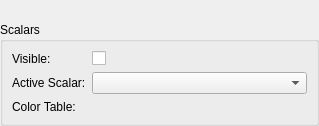
<?xml version="1.0" encoding="UTF-8"?>
<ui version="4.0">
 <class>qMRMLModelDisplayNodeWidget</class>
 <widget class="QWidget" name="qMRMLModelDisplayNodeWidget">
  <property name="geometry">
   <rect>
    <x>0</x>
    <y>0</y>
    <width>319</width>
    <height>126</height>
   </rect>
  </property>
  <property name="windowTitle">
   <string>Model Display Node</string>
  </property>
  <layout class="QVBoxLayout" name="verticalLayout">
   <property name="margin">
    <number>0</number>
   </property>
   <item>
    <widget class="qMRMLDisplayNodeWidget" name="MRMLDisplayNodeWidget"/>
   </item>
   <item>
    <widget class="ctkCollapsibleGroupBox" name="ScalarsGroupBox">
     <property name="title">
      <string>Scalars</string>
     </property>
     <property name="checked">
      <bool>false</bool>
     </property>
     <layout class="QGridLayout" name="gridLayout" columnstretch="0,1">
      <item row="0" column="0">
       <widget class="QLabel" name="ScalarsVisibilityLabel">
        <property name="text">
         <string>Visible:</string>
        </property>
       </widget>
      </item>
      <item row="0" column="1">
       <widget class="QCheckBox" name="ScalarsVisibilityCheckBox">
        <property name="text">
         <string/>
        </property>
       </widget>
      </item>
      <item row="1" column="0">
       <widget class="QLabel" name="ActiveScalarLabel">
        <property name="text">
         <string>Active Scalar:</string>
        </property>
       </widget>
      </item>
      <item row="2" column="0">
       <widget class="QLabel" name="ScalarsColorTableLabel">
        <property name="text">
         <string>Color Table:</string>
        </property>
       </widget>
      </item>
      <item row="2" column="1">
       <widget class="qMRMLColorTableComboBox" name="ScalarsColorTableComboBox"/>
      </item>
      <item row="1" column="1">
       <widget class="ctkVTKDataSetArrayComboBox" name="ActiveScalarComboBox"/>
      </item>
     </layout>
    </widget>
   </item>
  </layout>
 </widget>
 <customwidgets>
  <customwidget>
   <class>ctkVTKDataSetArrayComboBox</class>
   <extends>QComboBox</extends>
   <header>ctkVTKDataSetArrayComboBox.h</header>
  </customwidget>
  <customwidget>
   <class>ctkCollapsibleGroupBox</class>
   <extends>QGroupBox</extends>
   <header>ctkCollapsibleGroupBox.h</header>
   <container>1</container>
  </customwidget>
  <customwidget>
   <class>qMRMLColorTableComboBox</class>
   <extends>qMRMLNodeComboBox</extends>
   <header>qMRMLColorTableComboBox.h</header>
  </customwidget>
  <customwidget>
   <class>qMRMLDisplayNodeWidget</class>
   <extends>QWidget</extends>
   <header>qMRMLDisplayNodeWidget.h</header>
  </customwidget>
  <customwidget>
   <class>qMRMLNodeComboBox</class>
   <extends>QWidget</extends>
   <header>qMRMLNodeComboBox.h</header>
  </customwidget>
 </customwidgets>
 <resources/>
 <connections/>
</ui>
